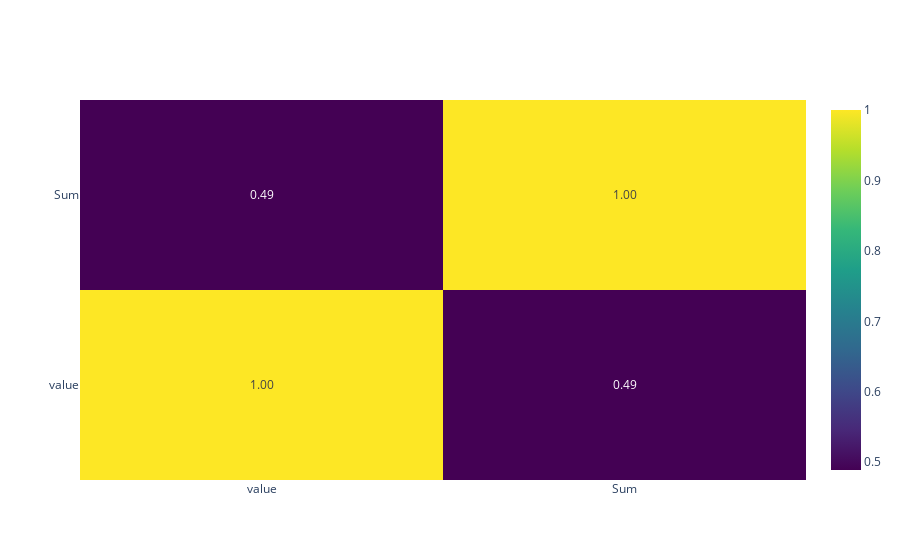

Source (notebook cell):
### Markdown cell above
# NOTE: USE PREPROCESSED DATA INSTEAD OF USING THE DATA DIRECTLY from the apis

### Code cell
dfcorrelation = pd.merge(meanprovince, dfprovince, on='RegioS')

correlation = dfcorrelation[['value', 'Sum']].corr()
corr_matrix = go.Figure(data=go.Heatmap(
        z=correlation.values,
        x=correlation.columns,
        y=correlation.index,
        text=correlation.values, #Show the values in the heatmap
        texttemplate="%{text:.2f}",
        colorscale='Viridis')) #Create the heatmap figure

corr_matrix.show()

### Figure 1 — Plotly figure (JSON) as saved in the notebook; plotly's stock layout.template omitted (floating-point values rounded to 4 significant figures)
{"data": [{"colorscale": [[0, "#440154"], [0.1111, "#482878"], [0.2222, "#3e4989"], [0.3333, "#31688e"], [0.4444, "#26828e"], [0.5556, "#1f9e89"], [0.6667, "#35b779"], [0.7778, "#6ece58"], [0.8889, "#b5de2b"], [1, "#fde725"]], "text": [[1, 0.4889], [0.4889, 1]], "texttemplate": "%{text:.2f}", "type": "heatmap", "x": ["value", "Sum"], "y": ["value", "Sum"], "z": [[1, 0.4889], [0.4889, 1]]}], "layout": {}}
